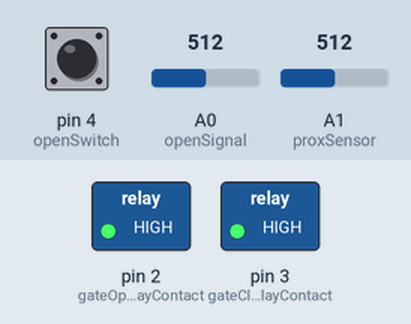
Simulated run of this sketch. Board: Arduino Uno, built with avr-gcc and run on an emulated ATmega328P. Parts: switched loads named in the sketch (green lamp = pin HIGH). The test bench sets the inputs (shaded band); at power-on: A0 (openSignal) = 512, pin 4 (openSwitch) HIGH, A1 (proxSensor) = 512.

Above: at 1.2 s.
1.3 s: A0 (openSignal) set to 994
2.8 s: A0 (openSignal) set to 1013
At 4.2 s:
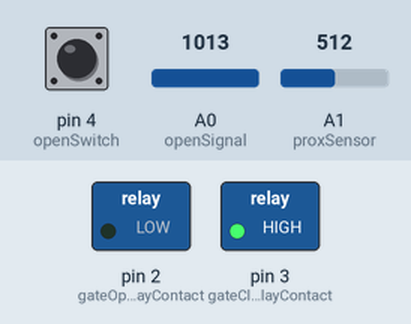
Timing chart, 0 to 22.3 s (numbered marks = the images above; inputs shaded):
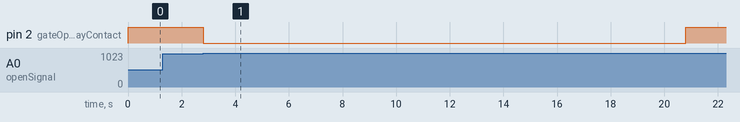

The sketch:

GateV5.ino
```cpp
// define pins
const int openSwitch = 4;
const int openSignal = A0;
const int proxSensor = A1;
const int gateOpenRelayContact = 2;
const int gateCloseRelayContact = 3;
String status = "closed";

void setup()
{
  pinMode(gateOpenRelayContact, OUTPUT);
  pinMode(gateCloseRelayContact, OUTPUT);
  pinMode(openSwitch, INPUT);
  pinMode(openSignal, INPUT);
  pinMode(proxSensor, INPUT);
  digitalWrite(gateCloseRelayContact, HIGH);
  digitalWrite(gateOpenRelayContact, HIGH);
  digitalWrite(openSwitch, LOW);
  //Serial.begin(9600);

}

void openGate(){
  //Serial.println("Open Gate");
  digitalWrite(gateOpenRelayContact, LOW);
  delay(18000); // 18 seconds
  //delay(1000); // 18 seconds
  digitalWrite(gateOpenRelayContact, HIGH);
  status = "open";
}

// main loop
void loop(){
if (digitalRead(openSwitch) == LOW){
  status = "open";
  //Serial.println("status = open");
}
// monitor for remote open signal
if (analogRead(openSignal) > 1000) {
  //Serial.println("SignalA0 = " + String(analogRead(openSignal)));
  openGate();
}

// If gate is open, delay then close gate
if (status == "open"){
  //Serial.println("Gate open and will close");
  delay(60000);
  //delay(10000);// 1 sec
  digitalWrite(gateCloseRelayContact, LOW); //pin3
  delay(18000); // 18 seconds
  digitalWrite(gateCloseRelayContact, HIGH);
  status = "closed";
  //Serial.println("Gate open process complete");

}

// Proximity sensor
 if (analogRead(proxSensor) >1000 && status == "closed" ) {
  openGate();
}

}
```

Measured:
- the behaviour switches between 1000 and 1001 on A0 (openSignal) (found by bisection; images 0 and 1)
- after the input at 1.3 s, every drawn part: stays the same
- after the input at 2.8 s, pin 2 (gateOpenRelayContact): HIGH → LOW at once, → HIGH 18.0 s later
